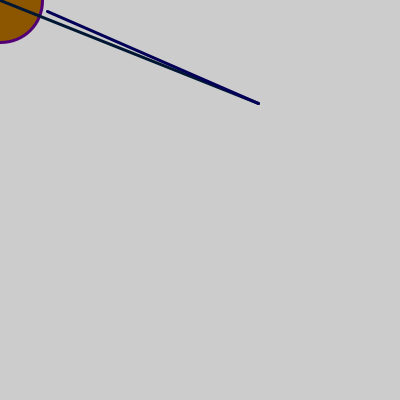
Frame 1 (no input)
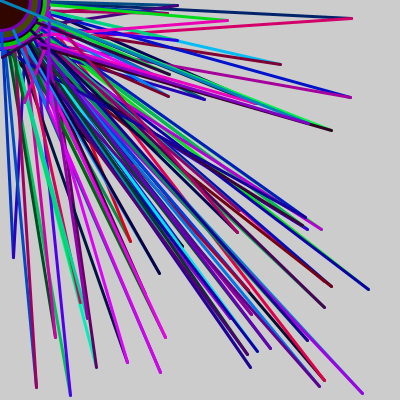
Frame 60 (the mouse pressed at the canvas centre just before this capture)
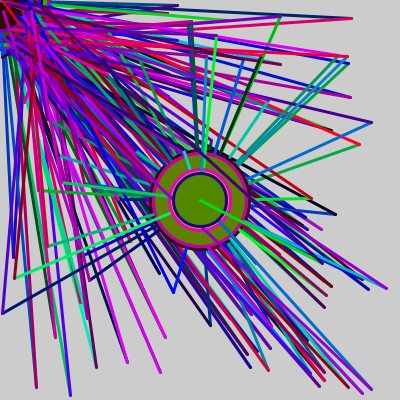
Frame 120 (the mouse held since frame 60 and released just before this capture)

The Processing sketch that drew these frames (run headless with seeded random() and noise(); from frame 60 on, the mouse is pressed at the canvas centre):

// Processing sketch: processing_145339
// ── processing_145339.pde


void setup(){
  size(400,400);
}

void draw(){
  float r1 = random(400);
  float r2 = random(400);
  float r3 = random(50);
  float r4 = random(50);
  float r5 = random(100);
  //pink 255,0,255
  //yellow 255,255,0
  //cyan 0,255,255
  
  stroke(random(255), random(0), random(255));  //circles border color
  strokeWeight(3);      //circles border thickness
  
  fill(random(255), random(255), random(0));
  ellipse(mouseX,mouseY,r5,r5);
  
  stroke(random(0),random(255),random(255));   //lines color
  //line(mouseX,mouseY,random(400),random(400));   //lines
  line(mouseX,mouseY,r1,r2);
  
  stroke(random(255),random(0),random(255));   //lines color
  line(r1,r2,r3,r4);

color from = color(204, 230, 0);
color to = color(0, 102, 153);
color interA = lerpColor(from, to, .33);
color interB = lerpColor(from, to, .66);
}
